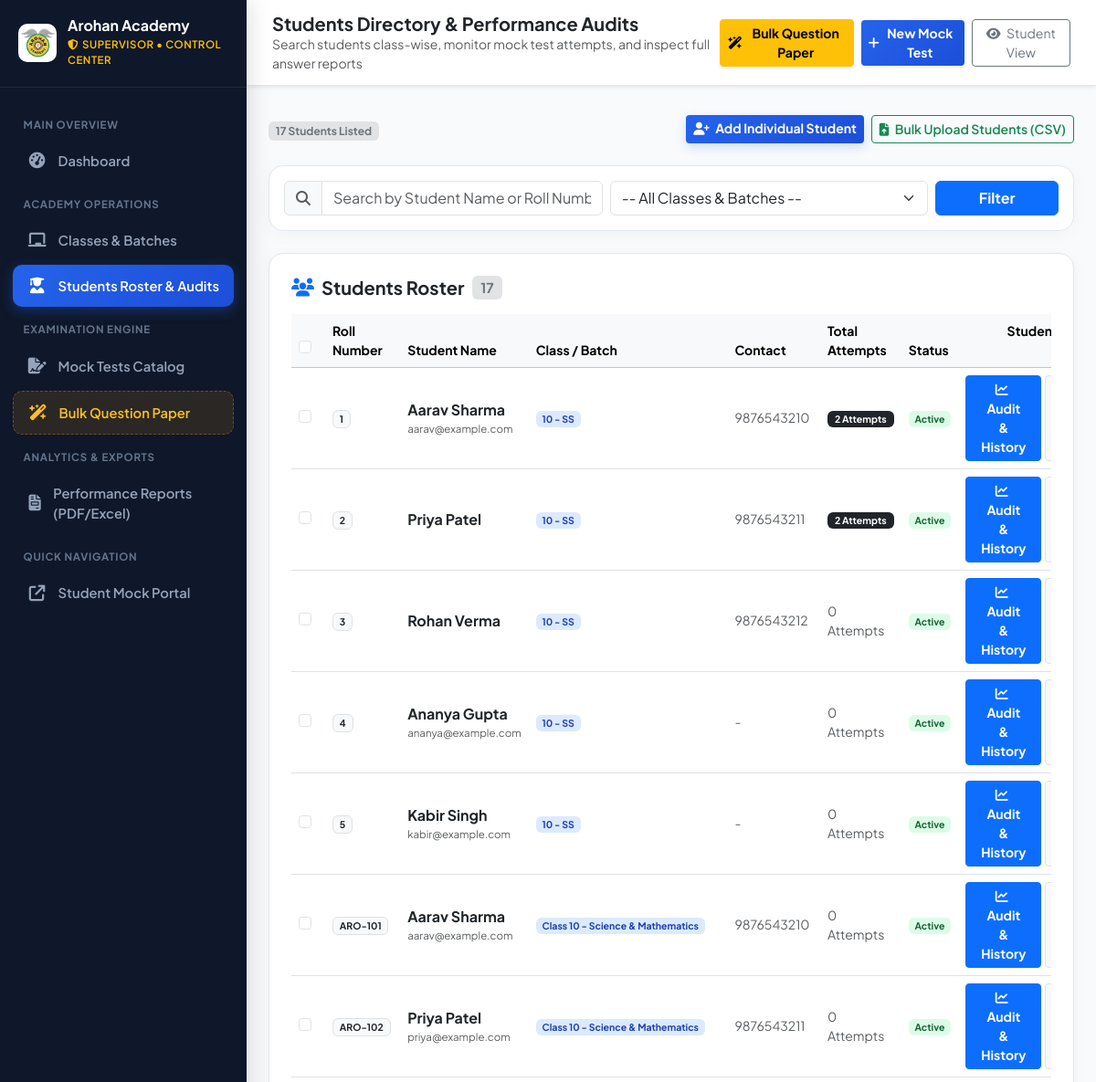
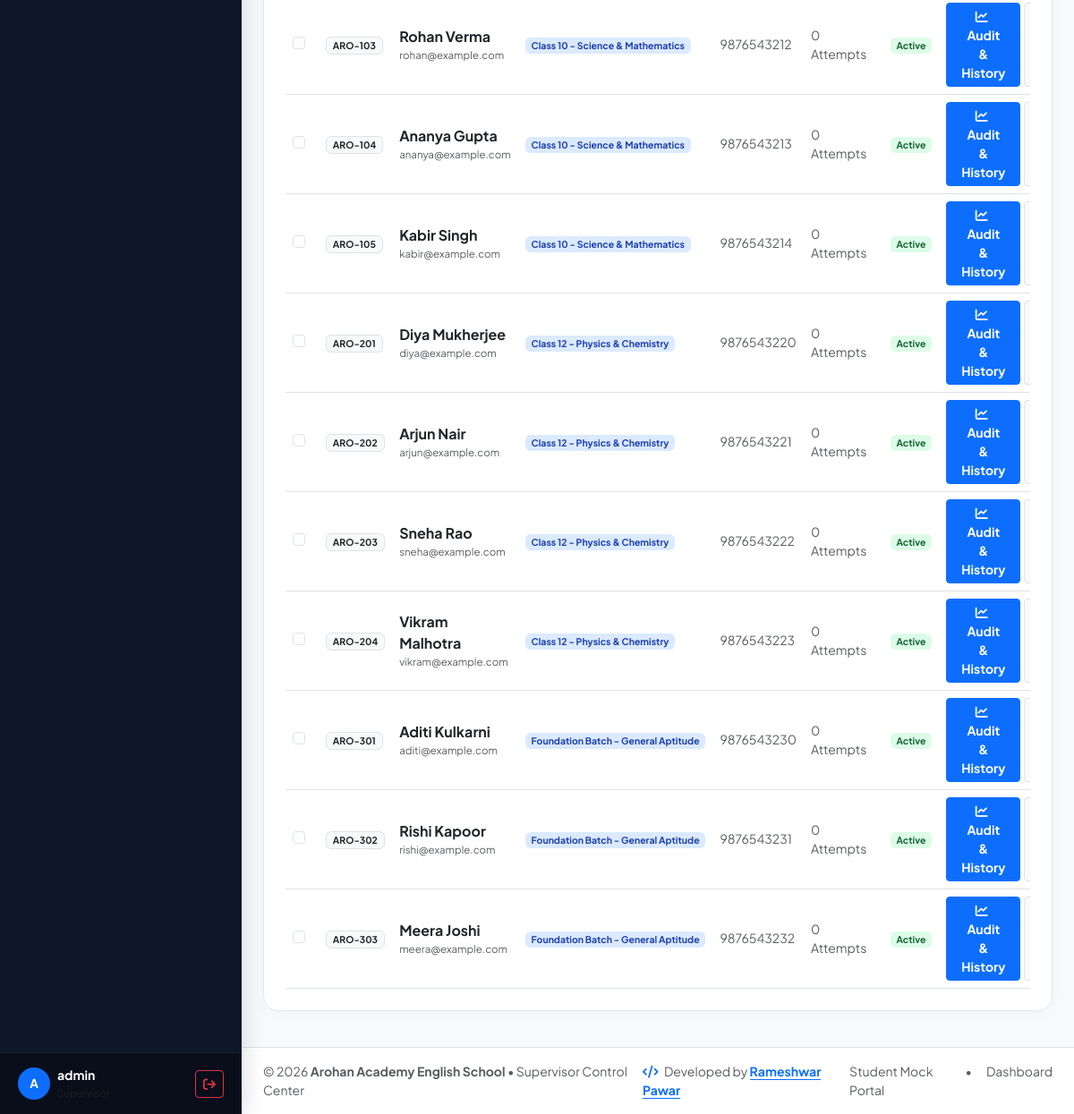
The page /supervisor/students/ (signed in) on the database its author committed (2 pictures, top to bottom).
### portal/models.py (models this page shows, shortened)
class Student(models.Model):
    student_class = models.ForeignKey(
        AcademicClass,
        on_delete=models.CASCADE,
        related_name='students',
        verbose_name="Class"
    )
    name = models.CharField(max_length=150, help_text="Student's full name")
    roll_number = models.CharField(max_length=50, help_text="Roll number or student ID")
    phone = models.CharField(max_length=25, blank=True, help_text="Optional contact number")
    email = models.EmailField(blank=True, help_text="Optional email address")
    is_active = models.BooleanField(default=True, help_text="Active students can take exams")
    created_at = models.DateTimeField(auto_now_add=True)
    updated_at = models.DateTimeField(auto_now=True)
    class Meta:
        verbose_name = "Student"
        verbose_name_plural = "Students"
        unique_together = ('student_class', 'roll_number')
        ordering = ['student_class__name', 'name']

class AcademicClass(models.Model):
    name = models.CharField(max_length=120, unique=True, help_text="Name of the class/batch")
    code = models.CharField(max_length=50, blank=True, help_text="Short code or identifier (e.g. C10-A)")
    description = models.TextField(blank=True, help_text="Optional description or notes about this class")
    is_active = models.BooleanField(default=True, help_text="Active classes will appear in the portal")
    created_at = models.DateTimeField(auto_now_add=True)
    updated_at = models.DateTimeField(auto_now=True)
    class Meta:
        verbose_name = "Class / Batch"
        verbose_name_plural = "Classes / Batches"
        ordering = ['name']

### portal/views_supervisor.py (the view)
# urls.py: path('supervisor/students/', views_supervisor.supervisor_students, name='supervisor_students'),
@supervisor_required
def supervisor_students(request):
    classes = AcademicClass.objects.all().order_by('name')
    selected_class_id = request.GET.get('class_id')
    search_query = request.GET.get('q', '').strip()
    students = Student.objects.select_related('student_class').annotate(
        attempt_count=Count('attempts')
    )
    if selected_class_id:
        students = students.filter(student_class_id=selected_class_id)
    if search_query:
        students = students.filter(
            Q(name__icontains=search_query) | Q(roll_number__icontains=search_query)
        )
    students = students.order_by('student_class__name', 'roll_number', 'name')
    form = StudentForm()
    return render(request, 'portal/supervisor/students.html', {
        'students': students,
        'classes': classes,
        'selected_class_id': selected_class_id,
        'search_query': search_query,
        'form': form,
    })

### portal/templates/portal/supervisor/students.html (shortened to what this page needs)
{% extends 'portal/supervisor/base_supervisor.html' %}
{% block page_title %}Students Directory & Performance Audits{% endblock %}
{% block page_subtitle %}Search students class-wise, monitor mock test attempts, and inspect full answer reports{% endblock %}
{% block supervisor_content %}
<div class="d-flex flex-column flex-sm-row justify-content-between align-items-sm-center gap-3 mb-4">
    <div>
        <span class="badge bg-secondary-subtle text-secondary fw-bold">{{ students.count }} Students Listed</span>
    </div>
    <div class="d-flex flex-wrap gap-2">
        <a href="{% url 'portal:supervisor_student_create' %}" class="btn btn-arohan-primary btn-sm fw-bold">
            <i class="fa-solid fa-user-plus me-1"></i> Add Individual Student
        </a>
        <a href="{% url 'portal:superuser_bulk_upload_students' %}" class="btn btn-outline-success btn-sm fw-semibold">
            <i class="fa-solid fa-file-arrow-up me-1"></i> Bulk Upload Students (CSV)
        </a>
    </div>
</div>
<div class="card-custom p-3 bg-white mb-4">
    <form method="GET" action="{% url 'portal:supervisor_students' %}" class="row g-2 align-items-center">
        <div class="col-md-5">
            <div class="input-group">
                <span class="input-group-text bg-light"><i class="fa-solid fa-magnifying-glass text-muted"></i></span>
                <input type="text" name="q" class="form-control" placeholder="Search by Student Name or Roll Number..." value="{{ search_query }}">
            </div>
        </div>
        <div class="col-md-5">
            <select name="class_id" class="form-select">
                <option value="">-- All Classes & Batches --</option>
            </select>
        </div>
        <div class="col-md-2 d-flex gap-2">
            <button type="submit" class="btn btn-primary w-100 fw-bold">Filter</button>
        </div>
    </form>
</div>
<div class="card-custom p-4 bg-white mb-4">
    <div class="d-flex flex-column flex-sm-row justify-content-between align-items-sm-center gap-2 mb-3">
        <h5 class="fw-bold text-dark mb-0 d-flex align-items-center gap-2">
            <i class="fa-solid fa-users text-primary"></i>
            <span>Students Roster</span>
            <span class="badge bg-secondary-subtle text-secondary">{{ students.count }}</span>
        </h5>
    </div>
    {% if students %}
        <div class="table-responsive">
            <table class="table table-hover align-middle mb-0 small" id="studentsTable">
                <thead class="table-light">
                    <tr>
                        <th style="width: 38px;">
                            <div class="form-check m-0">
                                <input type="checkbox" class="form-check-input" id="selectAllCheckbox" title="Select all students">
                            </div>
                        </th>
                        <th>Roll Number</th>
                        <th>Student Name</th>
                        <th>Class / Batch</th>
                        <th>Contact</th>
                        <th>Total Attempts</th>
                        <th>Status</th>
                        <th class="text-end">Student Audit & Actions</th>
                    </tr>
                </thead>
                <tbody>
                    {% for s in students %}
                        <tr id="studentRow_{{ s.id }}">
                            <td>
                                <div class="form-check m-0">
                                    <input type="checkbox" class="form-check-input student-checkbox" value="{{ s.id }}" data-student-name="{{ s.name }}" data-roll="{{ s.roll_number }}">
                                </div>
                            </td>
                            <td>
                                <span class="badge bg-light text-dark border fw-bold">{{ s.roll_number }}</span>
                            </td>
                            <td>
                                <a href="{% url 'portal:supervisor_student_detail' s.id %}" class="fw-bold text-decoration-none text-dark fs-6">
                                    {{ s.name }}
                                </a>
                                {% if s.email %}
                                    <div class="text-muted" style="font-size: 0.72rem;">{{ s.email }}</div>
                                {% endif %}
                            </td>
                            <td>
                                <span class="badge badge-soft-primary">{{ s.student_class.name }}</span>
                            </td>
                            <td class="text-muted">{{ s.phone|default:"-" }}</td>
                            <td>
                                {% if s.attempt_count > 0 %}
                                    <span class="badge bg-dark px-2 py-1">{{ s.attempt_count }} Attempts</span>
                                {% else %}
                                    <span class="text-muted">0 Attempts</span>
                                {% endif %}
                            </td>
                            <td>
                                {% if s.is_active %}
                                    <span class="badge badge-soft-success">Active</span>
                                {% else %}
                                    <span class="badge badge-soft-danger">Inactive</span>
                                {% endif %}
                            </td>
                            <td class="text-end">
                                <div class="d-inline-flex gap-1">
                                    <a href="{% url 'portal:supervisor_student_detail' s.id %}" class="btn btn-sm btn-primary py-1 px-3 fw-bold" title="Open Student Audit Ledger">
                                        <i class="fa-solid fa-chart-line me-1"></i> Audit & History
                                    </a>
                                    <a href="{% url 'portal:supervisor_student_edit' s.id %}" class="btn btn-sm btn-light border py-1 px-2" title="Edit Student">
                                    </a>
                                </div>
                            </td>
                        </tr>
                    {% endfor %}
                </tbody>
            </table>
        </div>
    {% endif %}
</div>
{% endblock %}

### portal/templates/portal/supervisor/base_supervisor.html (shortened to what this page needs)
{% load static %}<!DOCTYPE html>
<html lang="en">
<head>
    <link href="https://cdn.jsdelivr.net/npm/bootstrap@5.3.3/dist/css/bootstrap.min.css" rel="stylesheet">
    <link rel="stylesheet" href="https://cdnjs.cloudflare.com/ajax/libs/font-awesome/6.5.1/css/all.min.css">
</head>
<body>
    <aside id="supervisorSidebar">
        <div class="sidebar-header">
            <a href="{% url 'portal:supervisor_dashboard' %}" class="sidebar-brand">
                <img src="{% static 'images/logo.png' %}" alt="Arohan Logo" style="height: 42px; width: 42px; object-fit: contain; background: #ffffff; border-radius: 10px; padding: 2px;">
                <div>
                    <div class="fw-bold fs-6 lh-1 text-white">Arohan Academy</div>
                    <div class="small text-warning fw-semibold mt-1" style="font-size: 0.72rem; letter-spacing: 0.5px;">
                        <i class="fa-solid fa-shield-halved me-1"></i>SUPERVISOR &bull; CONTROL CENTER
                    </div>
                </div>
            </a>
        </div>
        <div class="sidebar-nav">
            <div class="nav-category">Main Overview</div>
            <a href="{% url 'portal:supervisor_dashboard' %}" class="sidebar-link {% if request.resolver_match.url_name == 'supervisor_dashboard' %}active{% endif %}">
                <i class="fa-solid fa-gauge-high"></i>
                <span>Dashboard</span>
            </a>
            <div class="nav-category">Academy Operations</div>
            <a href="{% url 'portal:supervisor_classes' %}" class="sidebar-link {% if 'class' in request.resolver_match.url_name and 'report' not in request.resolver_match.url_name %}active{% endif %}">
                <i class="fa-solid fa-chalkboard"></i>
                <span>Classes & Batches</span>
            </a>
            <a href="{% url 'portal:supervisor_students' %}" class="sidebar-link {% if 'student' in request.resolver_match.url_name and 'report' not in request.resolver_match.url_name %}active{% endif %}">
                <i class="fa-solid fa-user-graduate"></i>
                <span>Students Roster & Audits</span>
            </a>
            <div class="nav-category">Examination Engine</div>
            <a href="{% url 'portal:supervisor_exams' %}" class="sidebar-link {% if 'exam' in request.resolver_match.url_name and 'bulk' not in request.resolver_match.url_name %}active{% endif %}">
                <i class="fa-solid fa-file-signature"></i>
                <span>Mock Tests Catalog</span>
            </a>
            <a href="{% url 'portal:supervisor_bulk_questions' %}" class="sidebar-link bulk-special {% if 'bulk' in request.resolver_match.url_name %}active{% endif %}">
                <i class="fa-solid fa-wand-magic-sparkles"></i>
                <span>Bulk Question Paper</span>
            </a>
            <div class="nav-category">Analytics & Exports</div>
            <a href="{% url 'portal:supervisor_reports_hub' %}" class="sidebar-link {% if 'report' in request.resolver_match.url_name %}active{% endif %}">
                <i class="fa-solid fa-file-invoice"></i>
                <span>Performance Reports (PDF/Excel)</span>
            </a>
            <div class="nav-category">Quick Navigation</div>
            <a href="{% url 'portal:index' %}" target="_blank" class="sidebar-link">
                <i class="fa-solid fa-arrow-up-right-from-square"></i>
                <span>Student Mock Portal</span>
            </a>
        </div>
        <div class="sidebar-footer">
            <div class="d-flex align-items-center justify-content-between">
                <div class="d-flex align-items-center gap-2">
                    <div class="bg-primary text-white rounded-circle d-flex align-items-center justify-content-center fw-bold" style="width: 36px; height: 36px; font-size: 0.85rem;">
                        {{ request.user.username|make_list|first|upper }}
                    </div>
                    <div style="line-height: 1.2;">
                        <div class="text-white small fw-bold text-truncate" style="max-width: 110px;">{{ request.user.username }}</div>
                        <span class="text-muted" style="font-size: 0.72rem;">Supervisor</span>
                    </div>
                </div>
                <a href="{% url 'portal:supervisor_logout' %}" class="btn btn-sm btn-outline-danger py-1 px-2" title="Log Out">
                    <i class="fa-solid fa-arrow-right-from-bracket"></i>
                </a>
            </div>
        </div>
    </aside>
    <div id="supervisorContent">
        <header class="supervisor-topbar shadow-sm">
            <div class="d-flex align-items-center gap-3">
                <div>
                    <h5 class="fw-bold mb-0 text-dark">{% block page_title %}Supervisor Center{% endblock %}</h5>
                    <div class="text-muted small">{% block page_subtitle %}Arohan Academy English School{% endblock %}</div>
                </div>
            </div>
            <div class="d-flex align-items-center gap-2">
                <a href="{% url 'portal:supervisor_bulk_questions' %}" class="btn btn-warning btn-sm fw-bold shadow-sm d-none d-sm-inline-flex align-items-center gap-1">
                    <i class="fa-solid fa-wand-magic-sparkles"></i> Bulk Question Paper
                </a>
                <a href="{% url 'portal:supervisor_exam_create' %}" class="btn btn-arohan-primary btn-sm fw-bold shadow-sm d-none d-sm-inline-flex align-items-center gap-1">
                    <i class="fa-solid fa-plus"></i> New Mock Test
                </a>
                <a href="{% url 'portal:index' %}" target="_blank" class="btn btn-outline-secondary btn-sm" title="View Student Mock Portal">
                    <i class="fa-solid fa-eye me-1"></i> Student View
                </a>
            </div>
        </header>
        <main class="container-fluid px-4 py-3 flex-grow-1">
            {% block supervisor_content %}{% endblock %}
        </main>
        <footer class="bg-white border-top py-3 px-4 text-muted small text-center text-md-start mt-auto">
            <div class="d-flex flex-column flex-md-row justify-content-between align-items-center gap-2">
                <div>
                    &copy; 2026 <strong>Arohan Academy English School</strong> &bull; Supervisor Control Center
                </div>
                <div>
                    <i class="fa-solid fa-code text-primary me-1"></i> Developed by
                    <a href="https://prameshwar4378.github.io/My_Portfolio/" target="_blank" rel="noopener noreferrer" class="text-primary fw-bold text-decoration-none border-bottom border-primary pb-0">
                        Rameshwar Pawar
                    </a>
                </div>
                <div class="d-flex gap-3">
                    <a href="{% url 'portal:index' %}" class="text-decoration-none text-muted">Student Mock Portal</a>
                    <span>&bull;</span>
                    <a href="{% url 'portal:supervisor_dashboard' %}" class="text-decoration-none text-muted">Dashboard</a>
                </div>
            </div>
        </footer>
    </div>
</body>
</html>

### rows shown on the page
Student: roll_number "1", name "Aarav Sharma", email "aarav@example.com", student_class.name "10 - SS", phone "9876543210", attempt_count "2", is_active "Active"
Student: roll_number "2", name "Priya Patel", student_class.name "10 - SS", phone "9876543211", attempt_count "2", is_active "Active"
Student: roll_number "3", name "Rohan Verma", student_class.name "10 - SS", phone "9876543212", shows "0 Attempts", is_active "Active"
Student: roll_number "4", name "Ananya Gupta", email "ananya@example.com", student_class.name "10 - SS", phone "-", shows "0 Attempts", is_active "Active"
Student: roll_number "5", name "Kabir Singh", email "kabir@example.com", student_class.name "10 - SS", phone "-", shows "0 Attempts", is_active "Active"
Student: roll_number "ARO-101", name "Aarav Sharma", email "aarav@example.com", student_class.name "Class 10 - Science & Mathematics", phone "9876543210", shows "0 Attempts", is_active "Active"
Student: roll_number "ARO-102", name "Priya Patel", email "priya@example.com", student_class.name "Class 10 - Science & Mathematics", phone "9876543211", shows "0 Attempts", is_active "Active"
Student: roll_number "ARO-103", name "Rohan Verma", email "rohan@example.com", student_class.name "Class 10 - Science & Mathematics", phone "9876543212", shows "0 Attempts", is_active "Active"
Student: roll_number "ARO-104", name "Ananya Gupta", email "ananya@example.com", student_class.name "Class 10 - Science & Mathematics", phone "9876543213", shows "0 Attempts", is_active "Active"
Student: roll_number "ARO-105", name "Kabir Singh", email "kabir@example.com", student_class.name "Class 10 - Science & Mathematics", phone "9876543214", shows "0 Attempts", is_active "Active"
Student: roll_number "ARO-201", name "Diya Mukherjee", email "diya@example.com", student_class.name "Class 12 - Physics & Chemistry", phone "9876543220", shows "0 Attempts", is_active "Active"
Student: roll_number "ARO-202", name "Arjun Nair", email "arjun@example.com", student_class.name "Class 12 - Physics & Chemistry", phone "9876543221", shows "0 Attempts", is_active "Active"
Student: roll_number "ARO-203", name "Sneha Rao", email "sneha@example.com", student_class.name "Class 12 - Physics & Chemistry", phone "9876543222", shows "0 Attempts", is_active "Active"
Student: roll_number "ARO-204", name "Vikram Malhotra", email "vikram@example.com", student_class.name "Class 12 - Physics & Chemistry", phone "9876543223", shows "0 Attempts", is_active "Active"
Student: roll_number "ARO-301", name "Aditi Kulkarni", email "aditi@example.com", student_class.name "Foundation Batch - General Aptitude", phone "9876543230", shows "0 Attempts", is_active "Active"
Student: roll_number "ARO-302", name "Rishi Kapoor", email "rishi@example.com", student_class.name "Foundation Batch - General Aptitude", phone "9876543231", shows "0 Attempts", is_active "Active"
Student: roll_number "ARO-303", name "Meera Joshi", email "meera@example.com", student_class.name "Foundation Batch - General Aptitude", phone "9876543232", shows "0 Attempts", is_active "Active"

### other values the page prints
{{ request.user.username|make_list|first|upper }} "A"
{{ request.user.username }} "admin"
{{ students.count }} "17"
